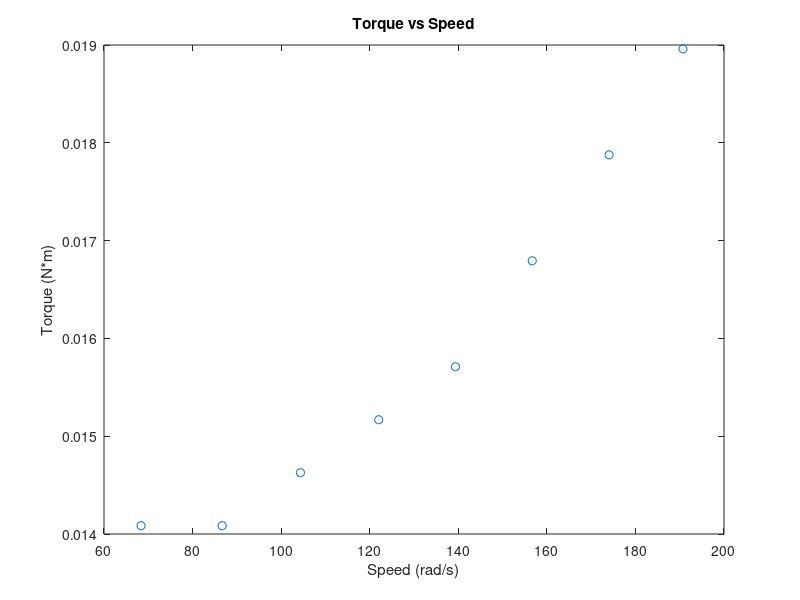
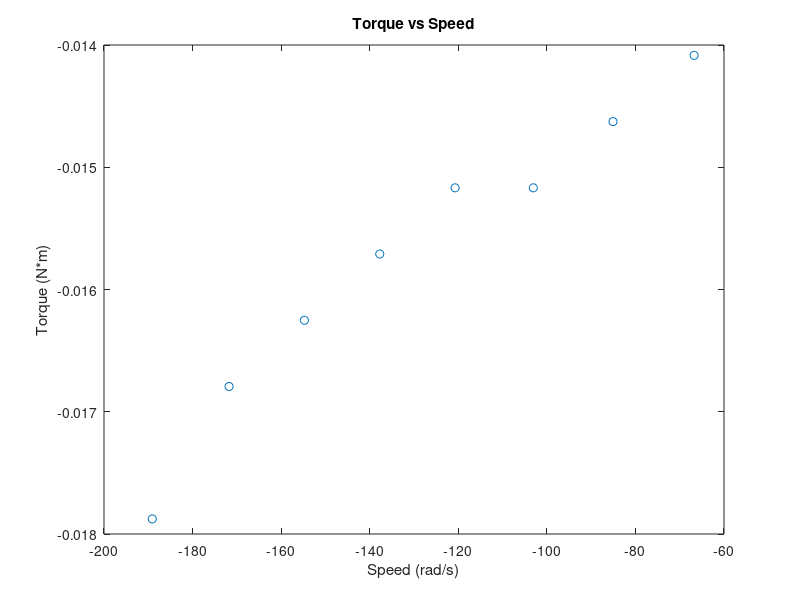

Here is the MATLAB script that generated these plots, in order: (Note: this script raises an error after producing the figures.)
clear;
clc;
close all;

%% part2

ia = [0.26; 0.26; 0.27; 0.28; 0.29; 0.31; 0.33; 0.35;
    -0.26; -0.27; -0.28; -0.28; -0.29; -0.30; -0.31; -0.33];

w = [68.37; 86.69; 104.36; 122.03; 139.37; 156.7; 174.05; 190.73;
    -66.74; -85.06; -103.056; -120.722; -137.735; -154.747; -171.759; -189.1];

vi = [5; 6; 7; 8; 9; 10; 11; 12;
    -5; -6; -7; -8; -9; -10; -11; -12];

x = [ia, w]\vi;
ra = x(1);
kv = x(2);

fprintf("ra = %f\n", ra);
fprintf("kv = %f\n", kv);

%% part3

torque = ia * kv;

coeffs = polyfit(w(1:8), torque(1:8), 1);
b_pos = coeffs(1);
c_pos = coeffs(2);
figure
plot(w(1:8), torque(1:8), 'o');
title("Torque vs Speed");
xlabel("Speed (rad/s)");
ylabel("Torque (N*m)");

coeffs = polyfit(w(9:16), torque(9:16), 1);
b_neg = coeffs(1);
c_neg = coeffs(2);
figure
plot(w(9:16), torque(9:16), 'o');
title("Torque vs Speed");
xlabel("Speed (rad/s)");
ylabel("Torque (N*m)");

fprintf("b_pos = %f\n", b_pos);
fprintf("c_pos = %f\n", c_pos);
fprintf("b_neg = %f\n", b_neg);
fprintf("c_neg = %f\n", c_neg);

%% part4

rs = 2.538;

lab4part4;

Elects = {Elect1; Elect2; Elect3; Elect4; Elect5; Elect6};
% vis = {5, 6, 7, 8, 9, 10};

vss = rs / (rs + ra);

las = zeros(1, 6);
taus = zeros(1, 6);

figure
hold on;

for i = 1:6
    time = Elects{i}(:,1);
    voltage = Elects{i}(:,2);
    index = find(voltage > 0.2);
    index = index(1);
    vss = max(voltage);
    ln = log(vss - voltage);
    plot(time(index:800), ln(index:800));
    coeffs = polyfit(time(index:800), ln(index:800), 1);
    tau = -1 / coeffs(1);
    la = (ra + rs) * tau;
    taus(i) = tau;
    las(i) = la;
end

title("ln(v_{ss} - v) vs time");
xlabel("time, s");
ylabel("ln(v_{ss} - v)");
legend("5V", "6V", "7V", "8V", "9V", "10V");

fprintf("taus = [");
for i = 1:6
    fprintf("%f, ", taus(i));
end
fprintf("]\n");

tau = mean(taus);
fprintf("average tau = %f\n", tau);

fprintf("las = [");
for i = 1:6
    fprintf("%f, ", las(i));
end
fprintf("]\n");

la = mean(las);
fprintf("average la = %f\n", la);

figure
time = Elect4(:,1);
voltage = Elect4(:,2);
index = find(voltage > 0.2);
index = index(1);
vss = max(voltage);
ln = log(vss - voltage);
plot(time(index:800), ln(index:800));
title("ln(v_{ss} - v) vs time for 8V");
xlabel("time, s");
ylabel("ln(v_{ss} - v)");

%% part5

lab4part5;

Iners = {Iner1; Iner2; Iner3; Iner4; Iner5; Iner6};
% vis = {10, 11, 12, 13, 14, 15};

js = zeros(1, 6);

figure
hold on;

for i = 1:6
    time = Iners{i}(:,1);
    vtach = Iners{i}(:,2);
    omega = vtach / kv;
    omega_0 = omega(1);
    ln = log(omega + c_pos/b_pos);
    plot(time(50:200), ln(50:200));
    coeffs = polyfit(time(50:200), ln(50:200), 1);
    j = -b_pos / coeffs(1);
    js(i) = j;
end

title("ln((\omega + c/b)/(\omega_0 + c/b)) vs time");
xlabel("time, s");
ylabel("ln((\omega + c/b)/(\omega_0 + c/b))");
legend("10V", "11V", "12V", "13V", "14V", "15V");

fprintf("js = [");
for i = 1:6
    fprintf("%f, ", js(i));
end
fprintf("]\n");

j = mean(js);
fprintf("average J = %f\n", j);

figure
time = Iner4(:,1);
vtach = Iner4(:,2);
omega = vtach / kv;
omega_0 = omega(1);
ln = log(omega + c_pos/b_pos);
plot(time(50:200), ln(50:200));
title("ln((\omega + c/b)/(\omega_0 + c/b)) vs time for 13V");
xlabel("time, s");
ylabel("ln((\omega + c/b)/(\omega_0 + c/b)");
